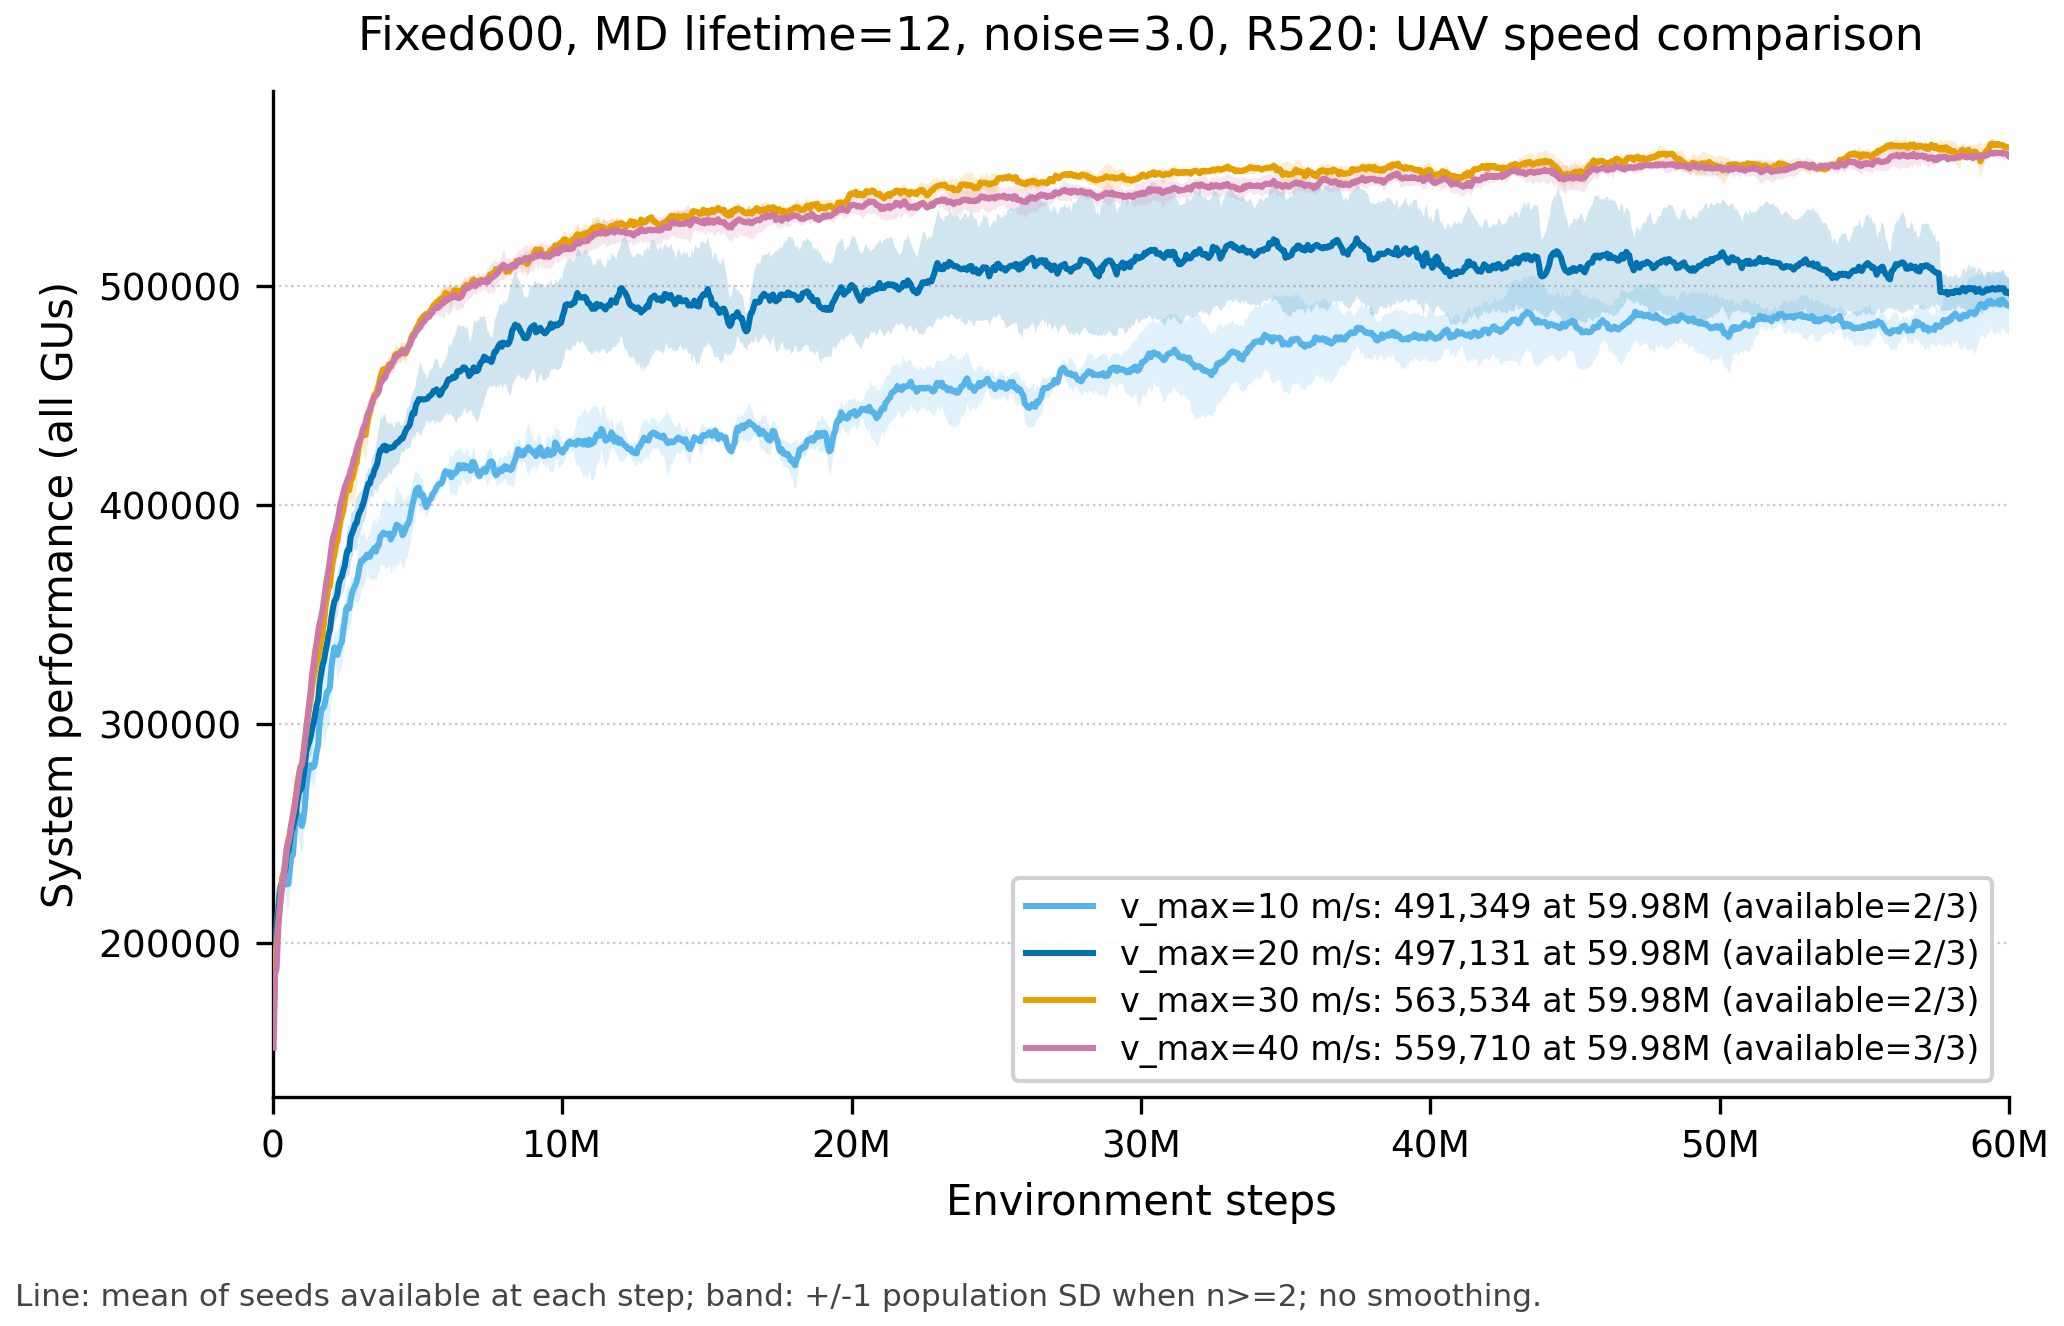

Python code for this plot:
from __future__ import annotations

import json
from datetime import datetime
from pathlib import Path

import matplotlib

matplotlib.use("Agg")
import matplotlib.pyplot as plt
import numpy as np
from matplotlib.ticker import FuncFormatter
from tensorboard.backend.event_processing.event_accumulator import EventAccumulator


METRIC = "agent0/system_performance_true_all_GUs"
TARGET_STEPS = 60_000_000
COMPLETE_THRESHOLD = 59_900_000

HERE = Path(__file__).resolve().parent
REPO = HERE.parents[1]
RESULTS = REPO / "onpolicy" / "scripts" / "results" / "mec" / "mappo"
LOCAL_EXPERIMENTS = {
    (10, 2): "dcppoR520_fixed600_200_layoutctx_inputv2_peragentnoise_s3p0_md12_vmax10_seed2_60m_20260812",
    (20, 2): "dcppoR520_fixed600_200_layoutctx_inputv2_peragentnoise_s3p0_md12_vmax20_seed2_60m_20260812",
    (30, 2): "dcppoR520_fixed600_200_layoutctx_inputv2_peragentnoise_s3p0_md12_vmax30_seed2_60m_20260812",
    (10, 42): "dcppoR520_fixed600_200_layoutctx_inputv2_peragentnoise_s3p0_md12_vmax10_seed42_60m_20260811",
    (20, 42): "dcppoR520_fixed600_200_layoutctx_inputv2_peragentnoise_s3p0_md12_vmax20_seed42_60m_20260811",
    (30, 42): "dcppoR520_fixed600_200_layoutctx_inputv2_peragentnoise_s3p0_md12_vmax30_seed42_60m_20260811",
}

REMOTE_EXPERIMENTS = {
    (10, 32): "dcppoR520_fixed600_200_layoutctx_inputv2_peragentnoise_s3p0_md12_vmax10_seed32_60m_20260811_retry1",
    (20, 32): "dcppoR520_fixed600_200_layoutctx_inputv2_peragentnoise_s3p0_md12_vmax20_seed32_60m_20260811_retry1",
    (30, 32): "dcppoR520_fixed600_200_layoutctx_inputv2_peragentnoise_s3p0_md12_vmax30_seed32_60m_20260811_retry2",
    (40, 2): "dcppoR520_fixed600_200_layoutctx_inputv2_peragentnoise_s3p0_md12_vmax40_seed2_60m_20260812",
    (40, 32): "dcppoR520_fixed600_200_layoutctx_inputv2_peragentnoise_s3p0_md12_vmax40_seed32_60m_20260812",
    (40, 42): "dcppoR520_fixed600_200_layoutctx_inputv2_peragentnoise_s3p0_md12_vmax40_seed42_60m_20260812",
}

EXPECTED_PROTOCOL = {
    "num_env_steps": 60_000_000,
    "episode_length": 400,
    "n_rollout_threads": 64,
    "n_GUs": 60,
    "x_min_gu": 0,
    "x_max_gu": 600,
    "y_min_gu": 0,
    "y_max_gu": 600,
    "hotspot_layout_mode": "episode_template4_600_200",
    "episode_layout_context": True,
    "episode_layout_context_units": "meters_v2",
    "md_arrivals_min": 5,
    "md_arrivals_max": 5,
    "md_arrivals_per_region": [1, 4],
    "md_lifetime_min": 12,
    "md_lifetime_max": 12,
    "mean_velocity": 3.0,
    "neighbor_distance": 520.0,
    "neighbor_R": 520,
    "noise_scale": 3.0,
    "advantage_mode": "per_agent_noise",
    "actor_message_mode": "task_summary",
    "actor_message_pool": "receiver_gated_sum",
    "actor_message_contract": "absolute_raw_v2",
    "ob_norm": True,
    "spatial_flight_actor": True,
}

COLORS = {
    10: "#56B4E9",  # Okabe-Ito sky blue
    20: "#0072B2",  # Okabe-Ito blue
    30: "#E69F00",  # Okabe-Ito orange
    40: "#CC79A7",  # Okabe-Ito reddish purple
}


def local_paths(experiment: str) -> tuple[Path, Path]:
    run = RESULTS / experiment / "run1"
    events = sorted((run / "logs").glob("events.out.tfevents.*"))
    if len(events) != 1:
        raise RuntimeError(f"Expected one event file in {run / 'logs'}, found {len(events)}")
    return events[0], run / "args.json"


def load_scalar(event_path: Path) -> dict:
    if not event_path.is_file():
        raise FileNotFoundError(event_path)
    acc = EventAccumulator(str(event_path), size_guidance={"scalars": 0})
    acc.Reload()
    tags = acc.Tags().get("scalars", [])
    if METRIC not in tags:
        raise KeyError(f"{METRIC!r} missing from {event_path}; available={tags}")

    by_step = {}
    for event in acc.Scalars(METRIC):
        by_step[int(event.step)] = (float(event.value), float(event.wall_time))
    steps = np.asarray(sorted(by_step), dtype=np.int64)
    values = np.asarray([by_step[int(step)][0] for step in steps], dtype=np.float64)
    wall_times = np.asarray([by_step[int(step)][1] for step in steps], dtype=np.float64)
    if len(steps) < 2:
        raise RuntimeError(f"Too few scalar points in {event_path}")
    return {"steps": steps, "values": values, "wall_times": wall_times}


def recent_speed(curve: dict) -> float:
    steps = curve["steps"]
    wall_times = curve["wall_times"]
    points = min(80, len(steps) - 1)
    delta_t = wall_times[-1] - wall_times[-1 - points]
    return float((steps[-1] - steps[-1 - points]) / delta_t) if delta_t > 0 else float("nan")


def fmt_step(step: float) -> str:
    return f"{step / 1_000_000:.2f}M"


def fmt_datetime(timestamp: float) -> str:
    return datetime.fromtimestamp(timestamp).astimezone().isoformat(timespec="seconds")


def magnitude_format(value, _position):
    if abs(value) >= 1e6:
        return f"{value / 1e6:g}M"
    if abs(value) >= 1e3:
        return f"{value / 1e3:g}k"
    return f"{value:g}"


def normalize_arg(value):
    if isinstance(value, tuple):
        return list(value)
    return value


def availability_segments(grid: np.ndarray, counts: np.ndarray) -> list[dict]:
    segments = []
    start = 0
    for index in range(1, len(grid) + 1):
        if index == len(grid) or counts[index] != counts[start]:
            segments.append(
                {
                    "start_step": int(grid[start]),
                    "end_step": int(grid[index - 1]),
                    "seed_count": int(counts[start]),
                }
            )
            start = index
    return segments


def main() -> None:
    source_paths = {}
    for key, experiment in LOCAL_EXPERIMENTS.items():
        source_paths[key] = (*local_paths(experiment), "local", experiment)
    for key, experiment in REMOTE_EXPERIMENTS.items():
        event_path, args_path = local_paths(experiment)
        source_paths[key] = (
            event_path,
            args_path,
            "remote3090-archived",
            experiment,
        )

    expected_keys = {(speed, seed) for speed in (10, 20, 30, 40) for seed in (2, 32, 42)}
    if set(source_paths) != expected_keys:
        raise RuntimeError(f"Run map mismatch: {set(source_paths) ^ expected_keys}")

    curves = {}
    run_summaries = []
    protocol_errors = []
    for speed, seed in sorted(source_paths):
        event_path, args_path, host, source_name = source_paths[(speed, seed)]
        args = json.loads(args_path.read_text(encoding="utf-8"))
        for field, expected in EXPECTED_PROTOCOL.items():
            actual = normalize_arg(args.get(field))
            if actual != expected:
                protocol_errors.append(
                    f"v_max={speed}, seed={seed}: {field}={actual!r}, expected {expected!r}"
                )
        if int(args.get("seed")) != seed:
            protocol_errors.append(f"v_max={speed}, seed={seed}: args seed={args.get('seed')!r}")
        if float(args.get("v_max")) != float(speed):
            protocol_errors.append(f"v_max={speed}, seed={seed}: args v_max={args.get('v_max')!r}")

        curve = load_scalar(event_path)
        curves[(speed, seed)] = curve
        last_step = int(curve["steps"][-1])
        speed_sps = recent_speed(curve)
        complete = last_step >= COMPLETE_THRESHOLD
        remaining = max(TARGET_STEPS - last_step, 0)
        eta_seconds = 0.0 if complete else remaining / speed_sps
        predicted_finish = None if complete else curve["wall_times"][-1] + eta_seconds
        run_summaries.append(
            {
                "v_max": speed,
                "seed": seed,
                "host": host,
                "source": source_name,
                "event_path": str(event_path),
                "args_path": str(args_path),
                "points": int(len(curve["steps"])),
                "last_step": last_step,
                "progress_percent": 100.0 * min(last_step / TARGET_STEPS, 1.0),
                "last_value": float(curve["values"][-1]),
                "recent_steps_per_second": speed_sps,
                "last_event_time": fmt_datetime(float(curve["wall_times"][-1])),
                "curve_complete": complete,
                "eta_seconds_from_last_event": eta_seconds,
                "predicted_finish_from_last_event": (
                    None if predicted_finish is None else fmt_datetime(predicted_finish)
                ),
            }
        )

    if protocol_errors:
        raise AssertionError("Protocol mismatch:\n" + "\n".join(protocol_errors))

    plt.rcParams.update(
        {
            "font.family": "sans-serif",
            "font.sans-serif": ["DejaVu Sans", "Arial", "Helvetica"],
            "font.size": 10,
            "axes.titlesize": 11,
            "axes.titlepad": 10,
            "axes.labelsize": 10,
            "xtick.labelsize": 9,
            "ytick.labelsize": 9,
            "legend.fontsize": 8,
        }
    )
    fig, ax = plt.subplots(figsize=(7.0, 4.5))
    aggregate_summaries = []

    for speed in (10, 20, 30, 40):
        speed_curves = [curves[(speed, seed)] for seed in (2, 32, 42)]
        grid = np.unique(np.concatenate([curve["steps"] for curve in speed_curves]))
        aligned = np.full((3, len(grid)), np.nan, dtype=np.float64)

        for row, curve in enumerate(speed_curves):
            in_range = (grid >= curve["steps"][0]) & (grid <= curve["steps"][-1])
            aligned[row, in_range] = np.interp(
                grid[in_range], curve["steps"], curve["values"]
            )

        counts = np.sum(np.isfinite(aligned), axis=0)
        mean = np.nanmean(aligned, axis=0)
        std = np.nanstd(aligned, axis=0, ddof=0)
        multi_seed = counts >= 2
        total_seed_count = len(speed_curves)
        terminal_count = int(counts[-1])
        terminal_mean = float(mean[-1])

        label = (
            f"v_max={speed} m/s: {terminal_mean:,.0f} at "
            f"{fmt_step(grid[-1])} (available={terminal_count}/{total_seed_count})"
        )
        color = COLORS[speed]
        ax.plot(grid, mean, color=color, linewidth=1.45, label=label, zorder=3)
        ax.fill_between(
            grid,
            mean - std,
            mean + std,
            where=multi_seed,
            interpolate=False,
            color=color,
            alpha=0.18,
            linewidth=0,
            zorder=2,
        )
        aggregate_summaries.append(
            {
                "v_max": speed,
                "seed_ids": [2, 32, 42],
                "total_seed_count": total_seed_count,
                "terminal_step": int(grid[-1]),
                "terminal_seed_count": terminal_count,
                "terminal_mean": terminal_mean,
                "terminal_std": float(std[-1]) if terminal_count >= 2 else None,
                "availability_segments": availability_segments(grid, counts),
            }
        )

    ax.set_title("Fixed600, MD lifetime=12, noise=3.0, R520: UAV speed comparison")
    ax.set_xlabel("Environment steps")
    ax.set_ylabel("System performance (all GUs)")
    ax.set_xlim(0, TARGET_STEPS)
    ax.xaxis.set_major_formatter(FuncFormatter(magnitude_format))
    ax.grid(axis="y", linestyle=":", linewidth=0.55, alpha=0.7)
    ax.spines[["top", "right"]].set_visible(False)
    ax.tick_params(direction="out", length=4)
    ax.legend(loc="lower right", frameon=True, framealpha=0.90, labelspacing=0.4)
    fig.text(
        0.01,
        0.01,
        "Line: mean of seeds available at each step; band: +/-1 population SD when n>=2; no smoothing.",
        fontsize=7.5,
        color="#444444",
    )
    fig.tight_layout(rect=(0, 0.035, 1, 1))
    output_path = HERE / "plot.png"
    fig.savefig(output_path, dpi=300, bbox_inches="tight", pad_inches=0.05)
    plt.close(fig)

    summary = {
        "generated_at": datetime.now().astimezone().isoformat(timespec="seconds"),
        "metric": METRIC,
        "target_steps": TARGET_STEPS,
        "aggregation": (
            "At each union-grid step, interpolate only within each seed's observed range; "
            "plot the mean over available seeds and population std only when >=2 seeds are available. "
            "Never extrapolate and never smooth."
        ),
        "protocol_verified": True,
        "expected_protocol": EXPECTED_PROTOCOL,
        "runs": run_summaries,
        "aggregates": aggregate_summaries,
        "output": str(output_path),
    }
    (HERE / "progress_summary.json").write_text(
        json.dumps(summary, ensure_ascii=False, indent=2), encoding="utf-8"
    )
    print(json.dumps(summary, ensure_ascii=False, indent=2))


if __name__ == "__main__":
    main()
